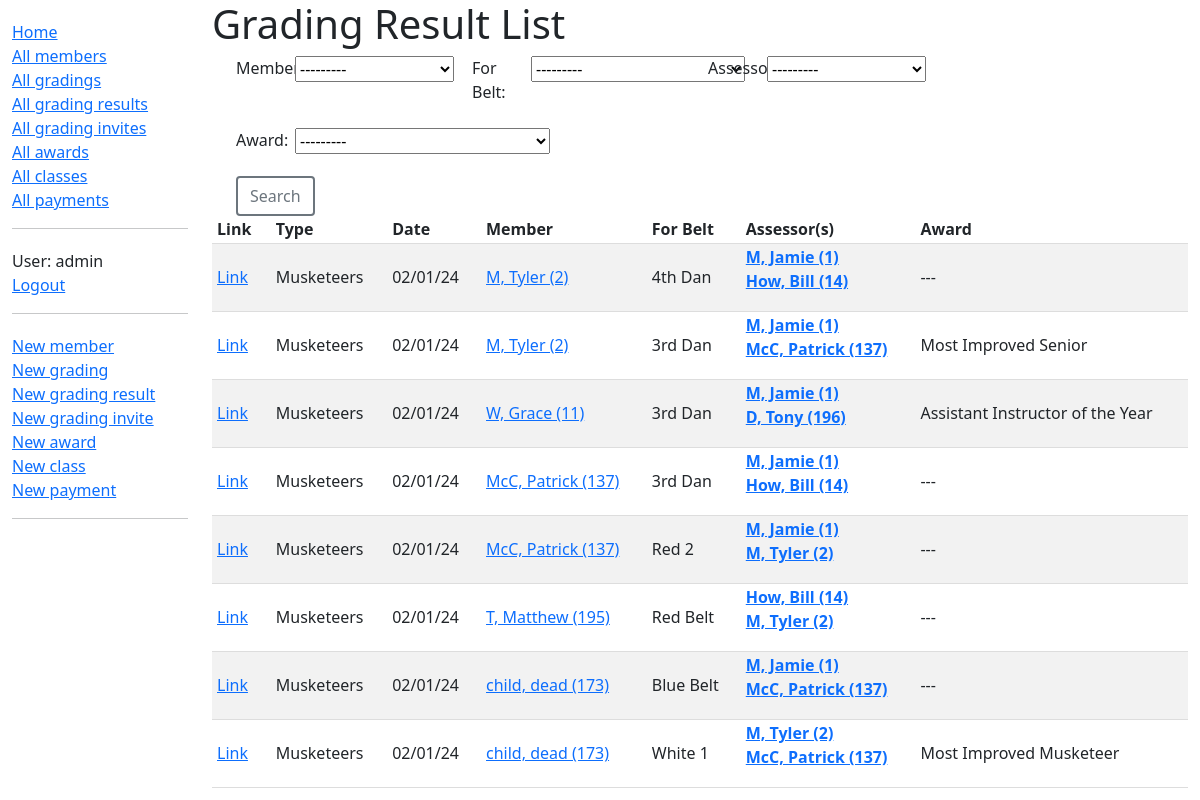
Screenshot of /dashboard/grading-results/ (signed in) with the database file from the repository.
### dashboard/models.py (models this page shows, shortened)
class GradingResult(models.Model):
    member = models.ForeignKey(Member, on_delete=models.CASCADE, related_name='member2gradings')
    assessor = models.ManyToManyField(Member, help_text='Who assessed this particular grading?', related_name='assessor2gradings')
    forbelt = models.CharField(max_length=50, choices=BELT_CHOICES, verbose_name="For Belt")
    comments = models.CharField(max_length=300, blank=True)
    award = models.ForeignKey(Award, on_delete=models.RESTRICT, verbose_name='Award', null=True, blank=True)
    is_letter = models.BooleanField(default=False)
    grading_invite = models.OneToOneField('GradingInvite', on_delete=models.CASCADE, null=True, blank=True)
    grading = models.ForeignKey(Grading, on_delete=models.SET_NULL, null=True)
    class Meta:
        ordering = ['grading__grading_datetime', '-forbelt', 'grading__grading_type', 'member__idnumber']
    def get_absolute_url(self):
        return reverse('grading-result-detail', args=[str(self.id)])

class Grading(models.Model):
    grading_type = models.CharField(max_length=2, choices=GRADINGS)
    grading_datetime = models.DateTimeField(verbose_name="Grading Date & Time")
    class Meta:
        ordering = ['-grading_datetime', 'grading_type']

class Member(models.Model):
    first_name = models.CharField(max_length=50)
    last_name = models.CharField(max_length=50)
    idnumber = models.SmallIntegerField(verbose_name="ID Number")
    address_line_1 = models.CharField(max_length=200, help_text="Unit, Street Number and Name", blank=True)
    address_line_2 = models.CharField(max_length=200, help_text="Suburb", blank=True)
    address_line_3 = models.CharField(max_length=4, help_text="Postcode", blank=True)
    date_of_birth = models.DateField()
    belt = models.CharField(max_length=50, choices=BELT_CHOICES, blank=True)
    email = models.EmailField()
    phone = models.CharField(max_length=100)
    team_leader_instructor = models.CharField(max_length=2, choices=TL_INST_RANKS, blank=True, verbose_name="Team Leader/Instructor")
    active = models.BooleanField(default=True)
    class Meta:
        ordering = ['-belt','idnumber']
    def __str__(self):
        return f'{self.last_name}, {self.first_name} ({self.idnumber})'
    def get_absolute_url(self):
        return reverse('member-detail', args=[str(self.id)])

class Award(models.Model):
    name = models.CharField(max_length=200)
    def __str__(self):
        return self.name

### dashboard/views.py (the view)
# urls.py: path('grading-results/', views.GradingResultListView.as_view(), name='gradingresults'),
class GradingResultListView(LoginRequiredMixin, generic.ListView):
    model = GradingResult
    paginate_by = 25
    def get_queryset(self):
        queryset = GradingResult.objects.all()
        form = GradingResultSearchForm(self.request.GET)
        if form.is_valid():
            filters = {}
            for field_name, value in form.cleaned_data.items():
                if value:
                    filters[field_name] = value
            queryset = queryset.filter(**filters)
        return queryset
    def get_context_data(self, **kwargs):
        context = super().get_context_data(**kwargs)
        context['search_form'] = GradingResultSearchForm(self.request.GET)
        return context

### dashboard/forms.py
class GradingResultSearchForm(Form):
    BLANK_CHOICE = [('', '---------')]
    member = ModelChoiceField(queryset=Member.objects.all(), required=False)
    forbelt = ChoiceField(choices=BLANK_CHOICE + BELT_CHOICES, required=False, label='For Belt')
    assessor = ModelChoiceField(queryset=Member.objects.all(), required=False)
    award = ModelChoiceField(queryset=Award.objects.all(), required=False)

### dashboard/templates/dashboard/gradingresult_list.html (shortened to what this page needs)
{% extends "base_generic.html" %}
{% block content %}
  <h1>Grading Result List</h1>
  <form method="get" action="{% url 'gradingresults' %}">
    <div class="container-md" style="max-width: 75%; margin-left: 0;">
      <div class="row">
          {% for field in search_form %}
              <div class="col-md-1 mb-3">
                  <label for="{{ field.id_for_label }}" class="form-label">{{ field.label }}:</label>
              </div>
              <div class="col-md-3 mb-3">
                  {{ field }}
              </div>
          {% endfor %}
      </div>
      <button type="submit" class="btn btn-outline-secondary btn-outline-thicker">Search</button>
    </div>
   </form>
  {% if gradingresult_list %}
  <table style="width: 100%;">
    <tr>
      <th>Link</th>
      <th>Type</th>
      <th>Date</th>
      <th>Member</th>
      <th>For Belt</th>
      <th>Assessor(s)</th>
      <th>Award</th>
    </tr>
    {% for gr in gradingresult_list %}
      <tr class="content">
        <td><a href="{{ gr.get_absolute_url }}">Link</a></td>
        <td>{{ gr.grading.get_grading_type_display }}</td>
        <td>{{ gr.grading.grading_datetime|date:"d/m/y" }}</td>
        <td><a href="{{ gr.member.get_absolute_url }}">{{ gr.member }}</a></td>
        <td>{{ gr.get_forbelt_display }}</td>
        <td>
          <dl>
          {% for a in gr.assessor.all %}
            <dt><a href="{{ a.get_absolute_url }}">{{ a }}</a></dt>
          {% endfor %}
          </dl>
        </td>
        <td>{% if gr.award %}{{ gr.award }}{% else %}---{% endif %}</td>
      </tr>
    {% endfor %}
  </table>
  {% else %}
    <p>There are no grading results that match your filters.</p>
  {% endif %}
{% endblock %}

### dashboard/templates/base_generic.html (shortened to what this page needs)
<!DOCTYPE html>
<html lang="en">
<head>
  <link href="https://cdn.jsdelivr.net/npm/bootstrap@5.1.3/dist/css/bootstrap.min.css" rel="stylesheet">
  {% load static %}
  <link rel="stylesheet" href="{% static 'css/styles.css' %}">
</head>
<body>
  <div class="container-fluid">
    <div class="row">
      <div class="col-sm-2">
      {% block sidebar %}
        <ul class="sidebar-nav">
          <li><a href="{% url 'index' %}">Home</a></li>
          <li><a href="{% url 'members' %}">All members</a></li>
          <li><a href="{% url 'gradings' %}">All gradings</a></li>
          <li><a href="{% url 'gradingresults' %}">All grading results</a></li>
          <li><a href="{% url 'gradinginvites' %}">All grading invites</a></li>
          <li><a href="{% url 'awards' %}">All awards</a></li>
          <li><a href="{% url 'classes' %}">All classes</a></li>
          <li><a href="{% url 'payments' %}">All payments</a></li>
        </ul>
        <hr>
        <ul class="sidebar-nav">
        {% if user.is_authenticated %}
            <li>User: {{ user.get_username }}</li>
            <li><a href="{% url 'logout' %}?next={{ request.path }}">Logout</a></li>
          </ul>
          <hr>
          <ul class="sidebar-nav">
            <li><a href="{% url 'add-member' %}">New member</a></li>
            <li><a href="{% url 'add-grading' %}">New grading</a></li>
            <li><a href="{% url 'add-grading-result' %}">New grading result</a></li>
            <li><a href="{% url 'add-grading-invite' %}">New grading invite</a></li>
            <li><a href="{% url 'add-award' %}">New award</a></li>
            <li><a href="{% url 'add-class' %}">New class</a></li>
            <li><a href="{% url 'add-payment' %}">New payment</a></li>
          </ul>
        {% else %}
          <li><a href="{% url 'login' %}?next={{ request.path }}">Login</a></li>
        {% endif %}
        <hr>
     {% endblock %}
      </div>
      <div class="col-sm-10 ">{% block content %}{% endblock %}
      </div>
    </div>
  </div>
</body>
</html>

### dashboard/static/css/styles.css (style rules this page uses)
.sidebar-nav { margin-top: 20px; padding: 0; list-style: none; }
th, td { border-bottom: 1px solid #ddd; text-align: left; padding-right: 15px; padding-left: 5px; padding-bottom: 2px; }
tr:nth-child(even) { background-color: #f2f2f2; }
.btn-outline-thicker { border-width: 2px; }

### rows the page displays
GradingResult: grading.grading_type "Musketeers", grading.grading_datetime "02/01/24", member "M, Tyler (2)", forbelt "4th Dan"
Member: last_name+first_name+idnumber "M, Jamie (1)"
Member: last_name+first_name+idnumber "How, Bill (14)"
GradingResult: grading.grading_type "Musketeers", grading.grading_datetime "02/01/24", member "M, Tyler (2)", forbelt "3rd Dan", award "Most Improved Senior"
Member: last_name+first_name+idnumber "McC, Patrick (137)"
GradingResult: grading.grading_type "Musketeers", grading.grading_datetime "02/01/24", member "W, Grace (11)", forbelt "3rd Dan", award "Assistant Instructor of the Year"
Member: last_name+first_name+idnumber "D, Tony (196)"
GradingResult: grading.grading_type "Musketeers", grading.grading_datetime "02/01/24", member "McC, Patrick (137)", forbelt "3rd Dan"
GradingResult: grading.grading_type "Musketeers", grading.grading_datetime "02/01/24", member "McC, Patrick (137)", forbelt "Red 2"
Member: last_name+first_name+idnumber "M, Tyler (2)"
GradingResult: grading.grading_type "Musketeers", grading.grading_datetime "02/01/24", member "T, Matthew (195)", forbelt "Red Belt"
GradingResult: grading.grading_type "Musketeers", grading.grading_datetime "02/01/24", member "child, dead (173)", forbelt "Blue Belt"
GradingResult: grading.grading_type "Musketeers", grading.grading_datetime "02/01/24", member "child, dead (173)", forbelt "White 1", award "Most Improved Musketeer"

### other values shown
{{ user.get_username }} "admin"
{{ field.label }} "Member" "For Belt" "Assessor" "Award"
